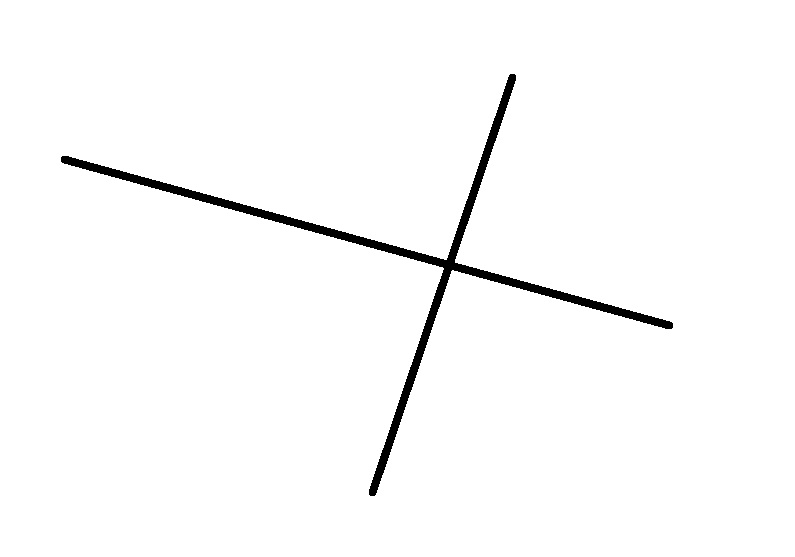
#> input picture test.jpg, 795 x 557 px
$ python thick_crosshair2.py
#> lines starting #> are read from the running program, lines starting #| are printed output that depends on the picture; after the words box and inside, x2 and y2 are one past the last pixel; in counts of white or black regions, pixels touching at a corner belong together
import cv2
import numpy as np
import math

def _auto_binary_crosshair(gray):
    gray_blur = cv2.GaussianBlur(gray, (5, 5), 0)
    _, bw = cv2.threshold(gray_blur, 0, 255, cv2.THRESH_BINARY + cv2.THRESH_OTSU)

    # ensure crosshair is white in center region
    h, w = gray.shape
    y0, y1 = int(0.3*h), int(0.7*h)
    x0, x1 = int(0.3*w), int(0.7*w)
    if np.sum(bw[y0:y1, x0:x1] == 255) < np.sum((255-bw)[y0:y1, x0:x1] == 255):
        bw = 255 - bw
    return bw

def _normalize_rho_theta(rho, theta):
    # enforce rho >= 0 for consistent clustering
    if rho < 0:
        rho = -rho
        theta = (theta + np.pi) % (2*np.pi)
    # fold theta into [0, pi)
    theta = theta % np.pi
    return rho, theta

def _intersect_rho_theta(rho1, th1, rho2, th2):
    A = np.array([[math.cos(th1), math.sin(th1)],
                  [math.cos(th2), math.sin(th2)]], dtype=np.float64)
    b = np.array([rho1, rho2], dtype=np.float64)
    if abs(np.linalg.det(A)) < 1e-10:
        return None
    x, y = np.linalg.solve(A, b)
    return float(x), float(y)

def detect_crosshair_centerline_hough(img, debug_out=None):
    """
    Returns (cx, cy, theta_deg, overlay)
    where (cx, cy) is the intersection of the *centerlines* of the two thick bars.
    """
    if img.ndim == 3:
        gray = cv2.cvtColor(img, cv2.COLOR_BGR2GRAY)
        overlay = img.copy()
    else:
        gray = img
        overlay = cv2.cvtColor(gray, cv2.COLOR_GRAY2BGR)

    h, w = gray.shape[:2]

    bw = _auto_binary_crosshair(gray)

    # optional cleanup
    k = cv2.getStructuringElement(cv2.MORPH_RECT, (3, 3))
    bw = cv2.morphologyEx(bw, cv2.MORPH_OPEN, k, iterations=1)

    edges = cv2.Canny(bw, 50, 150)

    lines = cv2.HoughLines(edges, 1, np.pi/180, 140)
    if lines is None or len(lines) < 4:
        return None

    # collect and normalize candidates
    cand = []
    for i in range(min(80, len(lines))):
        rho, th = float(lines[i][0][0]), float(lines[i][0][1])
        rho, th = _normalize_rho_theta(rho, th)
        cand.append((rho, th))

    # cluster into two angle groups (two bars)
    # use k-means on angle represented on unit circle with period pi
    ang = np.array([[math.cos(2*t), math.sin(2*t)] for _, t in cand], dtype=np.float32)
    criteria = (cv2.TERM_CRITERIA_EPS + cv2.TERM_CRITERIA_MAX_ITER, 50, 1e-4)
    _, labels, _ = cv2.kmeans(ang, 2, None, criteria, 10, cv2.KMEANS_PP_CENTERS)

    groups = [[], []]
    for (rho, th), lab in zip(cand, labels.ravel()):
        groups[int(lab)].append((rho, th))

    # For each group: estimate centerline by taking extreme rhos (two edges)
    center_lines = []
    for g in groups:
        if len(g) < 2:
            continue
        # Use median theta (robust) then find min/max rho within that group
        thetas = np.array([t for _, t in g], dtype=np.float64)
        th_med = float(np.median(thetas))

        # keep only lines close in angle to th_med (avoid contamination)
        g2 = [(rho, th) for rho, th in g if abs(((th - th_med + np.pi/2) % np.pi) - np.pi/2) < (8*np.pi/180)]
        if len(g2) < 2:
            g2 = g

        rhos = np.array([rho for rho, _ in g2], dtype=np.float64)
        rho_min = float(np.min(rhos))
        rho_max = float(np.max(rhos))
        rho_center = 0.5 * (rho_min + rho_max)

        center_lines.append((rho_center, th_med))

    if len(center_lines) != 2:
        return None

    (rho1, th1), (rho2, th2) = center_lines
    p = _intersect_rho_theta(rho1, th1, rho2, th2)
    if p is None:
        return None
    cx, cy = p

    # angle output: convert normal angle to line direction
    a1 = (math.degrees(th1) - 90.0)
    a2 = (math.degrees(th2) - 90.0)
    def norm(a): return (a + 90) % 180 - 90
    a1, a2 = norm(a1), norm(a2)
    theta_deg = a1 if abs(a1) <= abs(a2) else a2

    # debug overlay
    cv2.drawMarker(overlay, (int(round(cx)), int(round(cy))), (0, 0, 255),
                   markerType=cv2.MARKER_CROSS, markerSize=20, thickness=2)

    def draw_line(rho, th, color):
        ct, st = math.cos(th), math.sin(th)
        x0, y0 = ct * rho, st * rho
        dx, dy = -st, ct
        L = 2 * max(h, w)
        p1 = (int(round(x0 + dx*L)), int(round(y0 + dy*L)))
        p2 = (int(round(x0 - dx*L)), int(round(y0 - dy*L)))
        cv2.line(overlay, p1, p2, color, 1)

    draw_line(rho1, th1, (0, 255, 0))
    draw_line(rho2, th2, (0, 255, 0))

    if debug_out:
        cv2.imwrite(debug_out, overlay)

    return cx, cy, theta_deg, overlay


img = cv2.imread("test.jpg")
#> img is the input picture: shape (557, 795, 3); min 0, max 255, mean 250.1
cy,cy,theta_deg,overlay = detect_crosshair_centerline_hough(img, debug_out="debug_1.png")
#> in _auto_binary_crosshair, `_, bw = cv2.threshold(gray_blur, 0, 255, cv2.THRESH_BINARY + cv2.THRES..`: bw: shape (557, 795); 98.1% white; 1 black region, box (x1, y1, x2, y2) and area: (61, 74, 673, 496) 8528
#> in detect_crosshair_centerline_hough, `bw = cv2.morphologyEx(bw, cv2.MORPH_OPEN, k, iterations=1)`: bw: shape (557, 795); 98.1% white; 1 black region, box (x1, y1, x2, y2) and area: (61, 74, 673, 496) 8530
#> in detect_crosshair_centerline_hough, `edges = cv2.Canny(bw, 50, 150)`:
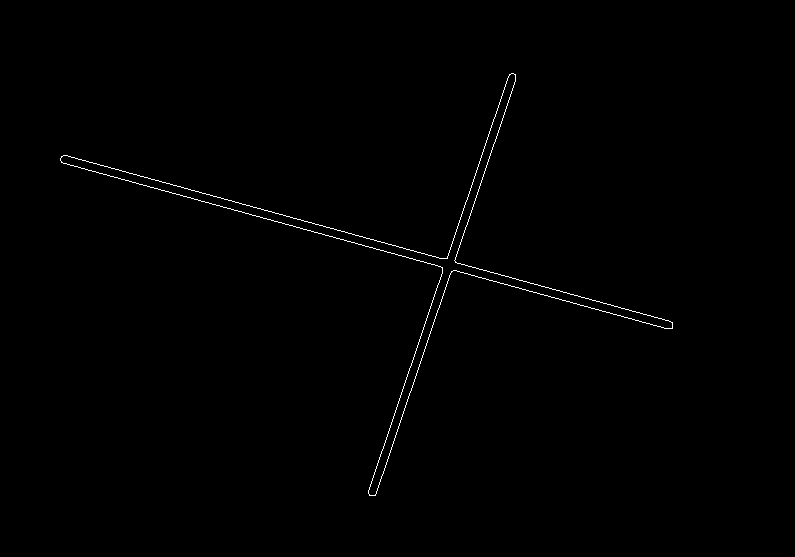
#> edges: shape (557, 795); 0.46% white in thin lines or dots, all inside (x1, y1, x2, y2) = (60, 73, 673, 496)
#> in detect_crosshair_centerline_hough, `lines = cv2.HoughLines(edges, 1, np.pi/180, 140)`: lines = [[134, 1.83], [142, 1.83], [507, 0.332], [515, 0.332]]
#> the loop in detect_crosshair_centerline_hough, `for i in range(min(80, len(lines))):` made 4 passes
#> (rho, th, theta in _normalize_rho_theta) on passes 1 to 4: (134, 1.83, 1.83), (142, 1.83, 1.83), (507, 0.332, 0.332), (515, 0.332, 0.332)
#> after the loop in detect_crosshair_centerline_hough, `for i in range(min(80, len(lines))):`: cand = [(134, 1.83), (142, 1.83), (507, 0.332), (515, 0.332)]
#> in detect_crosshair_centerline_hough, `ang = np.array([[math.cos(2*t), math.sin(2*t)] for _, t in cand], dtyp..`: ang = [[-0.866, -0.5], [-0.866, -0.5], [0.788, 0.616], [0.788, 0.616]]
#> in detect_crosshair_centerline_hough, `_, labels, _ = cv2.kmeans(ang, 2, None, criteria, 10, cv2.KMEANS_PP_CE..`: labels = [1, 1, 0, 0]
#> the loop in detect_crosshair_centerline_hough, `for (rho, th), lab in zip(cand, labels.ravel()):` made 4 passes
#> (rho, th, lab) on passes 1 to 4: (134, 1.83, 1), (142, 1.83, 1), (507, 0.332, 0), (515, 0.332, 0)
#> the loop in detect_crosshair_centerline_hough, `for g in groups:` made 2 passes
#> (thetas, th_med, rho_min, rho_max, rho_center) on passes 1 to 2: ([0.332, 0.332], 0.332, 507, 515, 511), ([1.83, 1.83], 1.83, 134, 142, 138)
#> after the loop in detect_crosshair_centerline_hough, `for g in groups:`: center_lines = [(511, 0.332), (138, 1.83)]
#> in detect_crosshair_centerline_hough, `(rho1, th1), (rho2, th2) = center_lines`: rho1 = 511; th1 = 0.332; rho2 = 138; th2 = 1.83
#> in _intersect_rho_theta, `A = np.array([[math.cos(th1), math.sin(th1)], [math.cos(th2), math.sin..`: A = [[0.946, 0.326], [-0.259, 0.966]]
#> in _intersect_rho_theta, `b = np.array([rho1, rho2], dtype=np.float64)`: b = [511, 138]
#> in _intersect_rho_theta, `x, y = np.linalg.solve(A, b)`: x = 449.8; y = 263.4
#> in detect_crosshair_centerline_hough, `p = _intersect_rho_theta(rho1, th1, rho2, th2)`: p = (449.8, 263.4)
#> in detect_crosshair_centerline_hough, `cx, cy = p`: cx = 449.8; cy = 263.4
#> in detect_crosshair_centerline_hough, `a1 = (math.degrees(th1) - 90.0)`: a1 = -71
#> in detect_crosshair_centerline_hough, `a2 = (math.degrees(th2) - 90.0)`: a2 = 15
#> in detect_crosshair_centerline_hough, `cv2.drawMarker(overlay, (int(round(cx)), int(round(cy))), (0, 0, 255),..`: overlay: shape (557, 795, 3); 0.03% of pixels changed, all inside (x1, y1, x2, y2) = (439, 252, 462, 275)
#> in draw_line, `ct, st = math.cos(th), math.sin(th)`: ct = 0.946; st = 0.326
#> in draw_line, `x0, y0 = ct * rho, st * rho`: x0 = 483.2; y0 = 166.4
#> in draw_line, `dx, dy = -st, ct`: dx = -0.326; dy = 0.946
#> in draw_line, `p1 = (int(round(x0 + dx*L)), int(round(y0 + dy*L)))`: p1 = (-34, 1670)
#> in draw_line, `p2 = (int(round(x0 - dx*L)), int(round(y0 - dy*L)))`: p2 = (1001, -1337)
#> call 2 of draw_line, with rho = 138, th = 1.83, color = (0, 255, 0)
#> in draw_line (call 2), `ct, st = math.cos(th), math.sin(th)`: ct = -0.259; st = 0.966
#> in draw_line (call 2), `x0, y0 = ct * rho, st * rho`: x0 = -35.72; y0 = 133.3
#> in draw_line (call 2), `dx, dy = -st, ct`: dx = -0.966; dy = -0.259
#> in draw_line (call 2), `p1 = (int(round(x0 + dx*L)), int(round(y0 + dy*L)))`: p1 = (-1572, -278)
#> in draw_line (call 2), `p2 = (int(round(x0 - dx*L)), int(round(y0 - dy*L)))`: p2 = (1500, 545)
#> in draw_line (call 2), `cv2.line(overlay, p1, p2, color, 1)`:
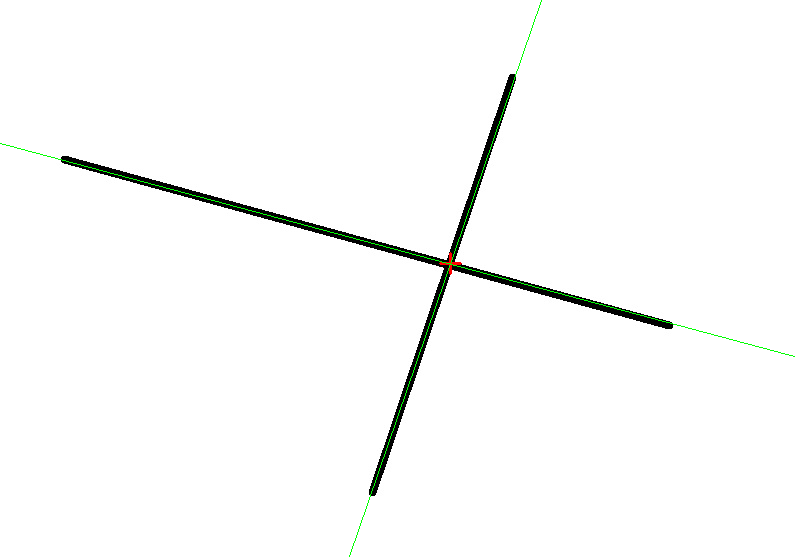
#> overlay: shape (557, 795, 3); mean B, G, R 249.9, 250.7, 250
#> cy = 263.4; theta_deg = 15

img = cv2.imread("test_square.jpg")
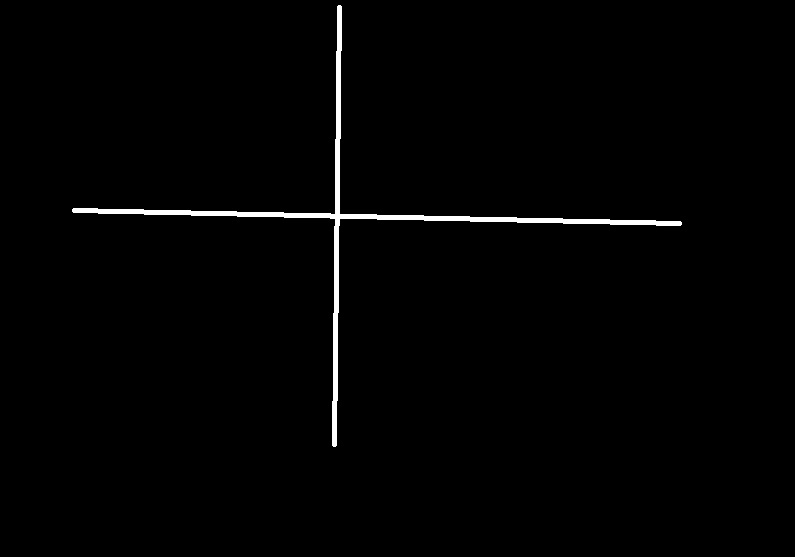
#> input picture test_square.jpg, 795 x 557 px
#> img is the input picture: shape (557, 795, 3); min 0, max 255, mean 3
cy,cy,theta_deg,overlay = detect_crosshair_centerline_hough(img, debug_out="debug_2.png")
#> call 2 of detect_crosshair_centerline_hough, with debug_out = 'debug_2.png'
#> in _auto_binary_crosshair (call 2), `_, bw = cv2.threshold(gray_blur, 0, 255, cv2.THRESH_BINARY + cv2.THRES..`: bw: shape (557, 795); 1.2% white; 1 white region, box (x1, y1, x2, y2) and area: (72, 5, 682, 447) 5268
#> in _auto_binary_crosshair (call 2), `bw = 255 - bw`:
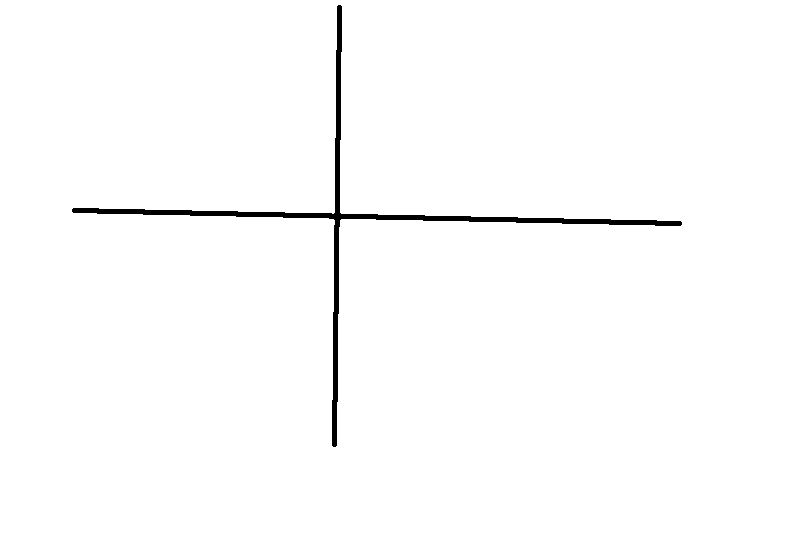
#> bw: shape (557, 795); 98.8% white; 1 black region, box (x1, y1, x2, y2) and area: (72, 5, 682, 447) 5268
#> in detect_crosshair_centerline_hough (call 2), `bw = cv2.morphologyEx(bw, cv2.MORPH_OPEN, k, iterations=1)`: bw: shape (557, 795); 98.8% white; 1 black region, box (x1, y1, x2, y2) and area: (72, 5, 682, 447) 5270
#> in detect_crosshair_centerline_hough (call 2), `edges = cv2.Canny(bw, 50, 150)`:
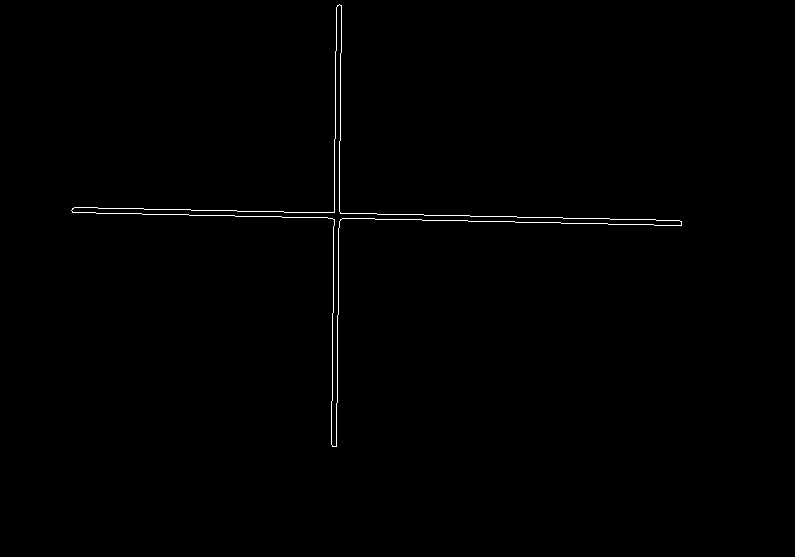
#> edges: shape (557, 795); 0.47% white in thin lines or dots, all inside (x1, y1, x2, y2) = (71, 4, 682, 447)
#> in detect_crosshair_centerline_hough (call 2), `lines = cv2.HoughLines(edges, 1, np.pi/180, 140)`: lines = [[207, 1.59], [212, 1.59], [337, 0.0175], [342, 0.0175], [202, 1.61]]
#> the loop in detect_crosshair_centerline_hough (call 2), `for i in range(min(80, len(lines))):` made 5 passes
#> (rho, th, theta in _normalize_rho_theta) on passes 1 to 5: (207, 1.59, 1.59), (212, 1.59, 1.59), (337, 0.0175, 0.0175), (342, 0.0175, 0.0175), (202, 1.61, 1.61)
#> after the loop in detect_crosshair_centerline_hough (call 2), `for i in range(min(80, len(lines))):`: cand = [(207, 1.59), (212, 1.59), (337, 0.0175), (342, 0.0175), (202, 1.61)]
#> in detect_crosshair_centerline_hough (call 2), `ang = np.array([[math.cos(2*t), math.sin(2*t)] for _, t in cand], dtyp..`: ang = [[-0.999, -0.0349], [-0.999, -0.0349], [0.999, 0.0349], [0.999, 0.0349], [-0.998, -0.0698]]
#> in detect_crosshair_centerline_hough (call 2), `_, labels, _ = cv2.kmeans(ang, 2, None, criteria, 10, cv2.KMEANS_PP_CE..`: labels = [1, 1, 0, 0, 1]
#> the loop in detect_crosshair_centerline_hough (call 2), `for (rho, th), lab in zip(cand, labels.ravel()):` made 5 passes
#> (rho, th, lab) on passes 1 to 5: (207, 1.59, 1), (212, 1.59, 1), (337, 0.0175, 0), (342, 0.0175, 0), (202, 1.61, 1)
#> the loop in detect_crosshair_centerline_hough (call 2), `for g in groups:` made 2 passes
#> (thetas, th_med, rho_min, rho_max, rho_center) on pass 1: ([0.0175, 0.0175], 0.0175, 337, 342, 339.5)
#> (thetas, th_med, rhos, rho_min, rho_max, rho_center) on pass 2: ([1.59, 1.59, 1.61], 1.59, [207, 212, 202], 202, 212, 207)
#> after the loop in detect_crosshair_centerline_hough (call 2), `for g in groups:`: center_lines = [(339.5, 0.0175), (207, 1.59)]
#> in detect_crosshair_centerline_hough (call 2), `(rho1, th1), (rho2, th2) = center_lines`: rho1 = 339.5; th1 = 0.0175; rho2 = 207; th2 = 1.59
#> in detect_crosshair_centerline_hough (call 2), `p = _intersect_rho_theta(rho1, th1, rho2, th2)`: p = (335.8, 212.9)
#> in detect_crosshair_centerline_hough (call 2), `cx, cy = p`: cx = 335.8; cy = 212.9
#> in detect_crosshair_centerline_hough (call 2), `a1 = (math.degrees(th1) - 90.0)`: a1 = -89
#> in detect_crosshair_centerline_hough (call 2), `a2 = (math.degrees(th2) - 90.0)`: a2 = 1
#> in detect_crosshair_centerline_hough (call 2), `cv2.drawMarker(overlay, (int(round(cx)), int(round(cy))), (0, 0, 255),..`: overlay: shape (557, 795, 3); 0.03% of pixels changed, all inside (x1, y1, x2, y2) = (325, 202, 348, 225)
#> call 4 of draw_line, with rho = 207, th = 1.59, color = (0, 255, 0)
#> in draw_line (call 4), `ct, st = math.cos(th), math.sin(th)`: ct = -0.0175; st = 1
#> in draw_line (call 4), `x0, y0 = ct * rho, st * rho`: x0 = -3.61; y0 = 207
#> in draw_line (call 4), `dx, dy = -st, ct`: dx = -1; dy = -0.0175
#> in draw_line (call 4), `p1 = (int(round(x0 + dx*L)), int(round(y0 + dy*L)))`: p1 = (-1593, 179)
#> in draw_line (call 4), `p2 = (int(round(x0 - dx*L)), int(round(y0 - dy*L)))`: p2 = (1586, 235)
#> in draw_line (call 4), `cv2.line(overlay, p1, p2, color, 1)`:
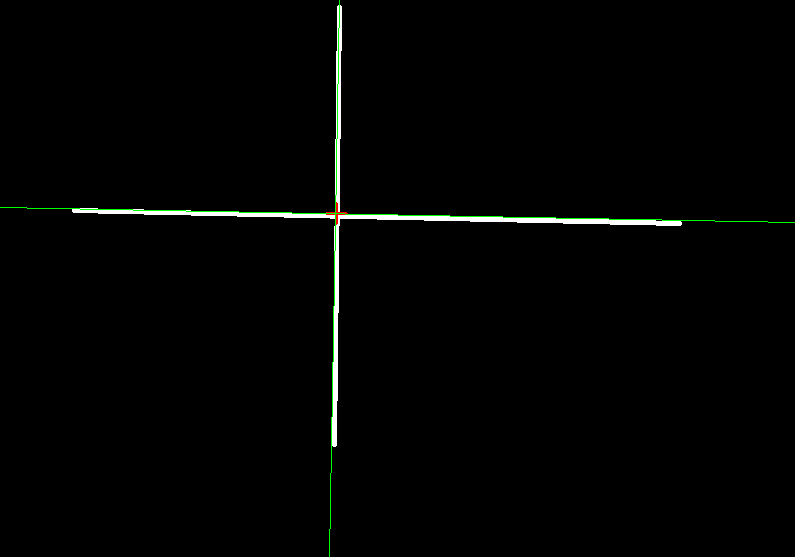
#> overlay: shape (557, 795, 3); mean B, G, R 2.6, 3.3, 2.6
#> cy = 212.9; theta_deg = 1
